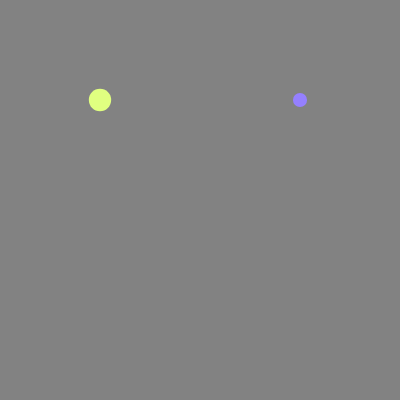
Frame 1 (no input)
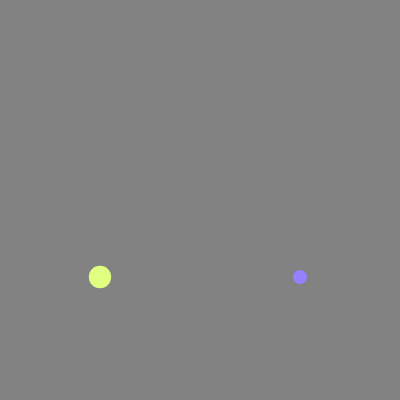
Frame 60 (no input)
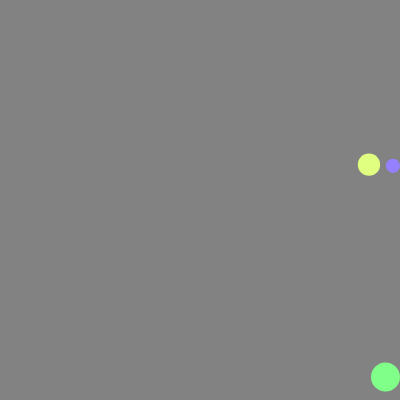
Frame 120 (the mouse pressed at the canvas centre since frame 60)

The p5.js sketch that drew these frames (run headless with seeded random() and noise() and a simulated clock; from frame 60 on, the mouse is pressed at the canvas centre):

// p5.js sketch
// ── sketch.js
let mover1, mover2, gravity;
let movers=[]
function setup() {
  createCanvas(400, 400);
  ellipseMode(CENTER);
  colorMode(HSB);
  noStroke();
  mover1 = movers.push(new Mover(createVector(300, 100), createVector(250, 100), 2));
  mover2 = movers.push(new Mover(
    createVector(100, 100),
    createVector(random(360), 100),
    5
  ));
  
}

function draw() {
  background(51);
  for(let moves of movers){
    // apply wind force when mouse is pressed
  if (mouseIsPressed) {
    let wind = createVector(0.9, 0);
    moves.applyForce(wind);
  }

  // create gravity vector
  gravity = createVector(0, 0.1);
  // scale gravity vector according to the mass of the ball
  let weightA = p5.Vector.mult(gravity, moves.mass);
  moves.show();
  
  // apply scaled gravity
  moves.applyForce(weightA);
  
  moves.friction();
  
  moves.move();
  
  moves.edges();
  }
  
}

function mousePressed(){
  movers.push(new Mover(
    createVector(mouseX, mouseY),
    createVector(random(360), 100),
    random(2,10)
  ));
}
// ── mover.js
class Mover {
  constructor(pos, color, mass) {
    this.pos = pos;
    this.vel = createVector(0,0);
    this.vel.mult(random(3));
    this.acc = createVector(0,0);
    this.mass = mass;
    this.size = sqrt(this.mass)*10;
    this.colorh = color.x;
    this.colorb = color.y;
  }
  friction(){
    // check how far the ball is from the bottom
    let diff = height - (this.pos.y + this.size);
    // if diff is within 1 px
    if(diff<1){

      // Direction of Friction
      // copy the velocity vector
      let friction = this.vel.copy()
      // normalize it
      friction.normalize;
      // reverse the direction
      friction.mult(-1);


      // Magnitude of Friction
      let mu = 0.05;
      let normal= this.mass;
      friction.setMag(mu*normal);
      this.applyForce(friction)

      // this can also be done with this line of code
      // decreses velocity over time but does not take density into account
      // this.vel.mult(0.95);
    }
  }
  
 
  // wall constraints
  edges() {
    if (this.pos.y >= height-this.size/2) {
      // return the ball to height so it wont get stuck!
      this.pos.y = height-this.size/2;
      // reverse ball direction
      this.vel.y *= -1;
    }
    if(this.pos.x >=width-this.size/2){
      // return ball to width so it wont get stuck!
      this.pos.x = width-this.size/2;
      // reverse ball direction
      this.vel.x *= -1;
    }else if(this.pos.x <= this.size/2){
      // return ball to width so it wont get stuck!
      this.pos.x = this.size/2;
      // reverse ball direction
      this.vel.x *= -1;
    }
  }

// Newton's Second Law - Force = Mass * Acceleration
     // Including  mass
      // add total force of wind AND gravity
  applyForce(force){
    // create a static vector
    // so that the value of force is not changed before
    // it is applied to the second ball
    let f = p5.Vector.div(force, this.mass);
    this.acc.add(f);
  }

  move() {


    // apply the acceleration the the velocity
    this.vel.add(this.acc);

    // limit the velocity
    // this.vel.limit(0.5);

    // apply velocity to the pos
    this.pos.add(this.vel);
    // reset acceleration after every frame
  this.acc.set(0,0);
    
  }


  show() {
    fill(this.colorh, this.colorb / 2, this.colorb);
    ellipse(this.pos.x, this.pos.y, this.size, this.size);
  }
}
